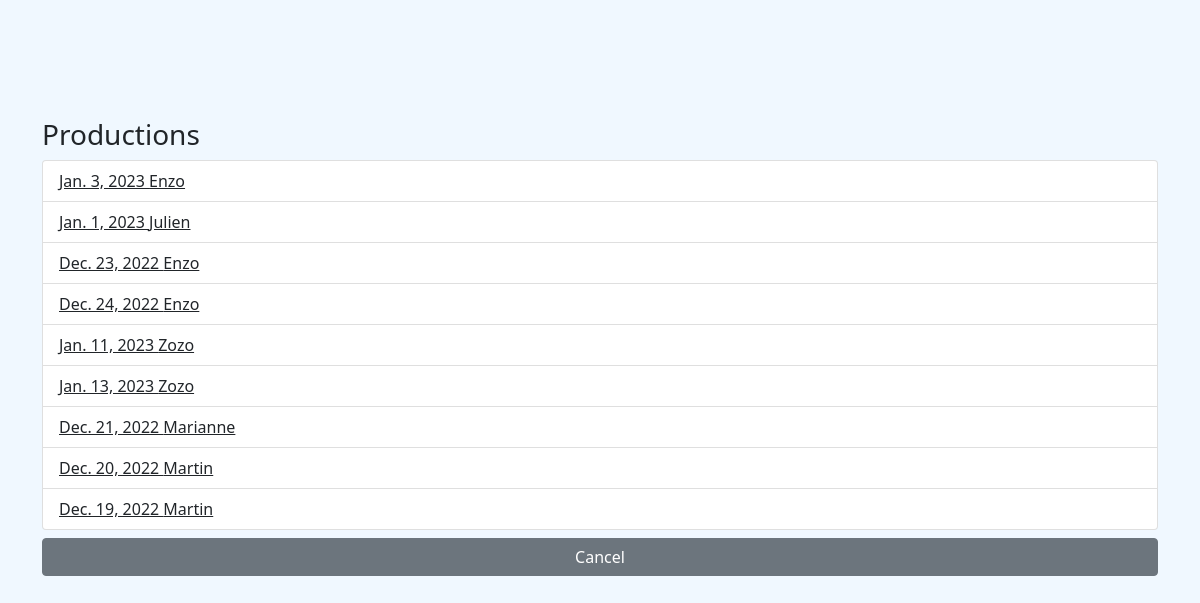
The page /prod/prodlist/ on the database its author committed.
### prod/models.py (models this page shows)
class Prod(models.Model):
    date = models.DateField(unique=True)
    boulanger = models.CharField(max_length=100, default="", null="")
    def get_absolute_url(self):
        return reverse('prod:prod_detail', kwargs={'pk': self.pk})

### prod/views.py (the view)
# urls.py: path('prodlist/', views.ProdListView.as_view(), name='list_prod'),
class ProdListView(ListView):
    model = Prod
    template_name = 'prod_list.html'

### templates/prod_list.html
{% extends 'base.html' %} {% block title %}Productions{% endblock %}
{% block content %}
<h1 class="h3">Productions</h1>
{% if prod_list %}
<ul class="list-group">
  {% for prod in prod_list %}
  <li class="list-group-item">
    <a class="text-reset" href="{{ prod.get_absolute_url }}"
      >{{ prod.date }} {{ prod.boulanger }}</a
    >
  </li>
  {% endfor %}
</ul>
{% else %}
<p>There are no prod to display.</p>
{% endif %}
<p class="pt-2">
  <a href="{% url 'prod:home' %}" role="button" class="btn btn-secondary w-100"
    >Cancel</a
  >
</p>
{% endblock content %}

### prod/static/prod.css (style rules this page uses)
body { padding-top: 70px; background-color: aliceblue; }

### rows shown on the page
Prod: date "Jan. 3, 2023", boulanger "Enzo"
Prod: date "Jan. 1, 2023", boulanger "Julien"
Prod: date "Dec. 23, 2022", boulanger "Enzo"
Prod: date "Dec. 24, 2022", boulanger "Enzo"
Prod: date "Jan. 11, 2023", boulanger "Zozo"
Prod: date "Jan. 13, 2023", boulanger "Zozo"
Prod: date "Dec. 21, 2022", boulanger "Marianne"
Prod: date "Dec. 20, 2022", boulanger "Martin"
Prod: date "Dec. 19, 2022", boulanger "Martin"
